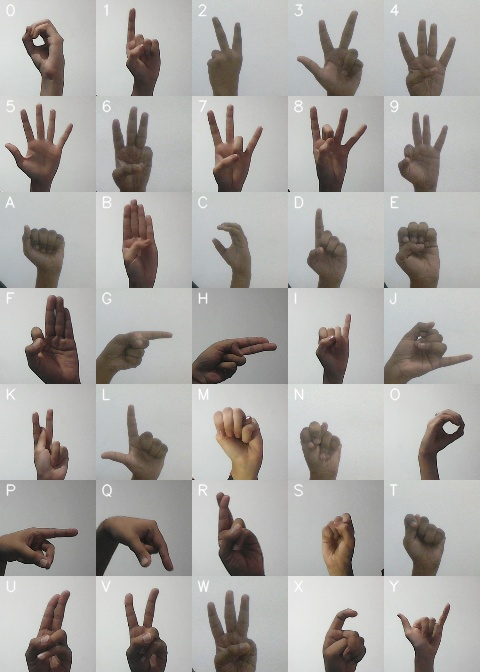
#> input picture all_gestures.jpg, 480 x 672 px; its folder holds only this picture in this run
$ python -i ImagePreprocessing.py   (imports and definitions only)
#> lines starting #> are read from the running program, lines starting #| are printed output that depends on the picture; after the words box and inside, x2 and y2 are one past the last pixel; in counts of white or black regions, pixels touching at a corner belong together
import numpy as np
import cv2
import os

minValue = 75


# image processing function to convert image to
# black and white outline using Gaussian adaptive thresholding
def func(path):
#> called with path = 'all_gestures.jpg'
    frame = cv2.imread(path)
#> frame is the input picture: shape (672, 480, 3); mean B, G, R 163.5, 166.7, 169.5

    gray = cv2.cvtColor(frame, cv2.COLOR_BGR2GRAY)
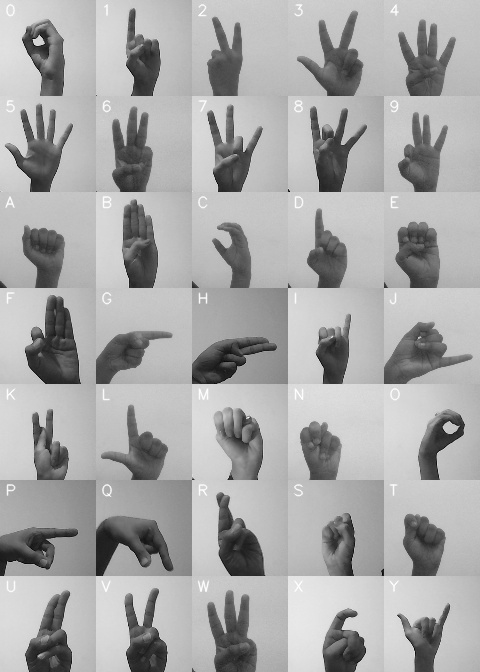
#> gray: shape (672, 480); min 2, max 255, mean 167.2
    blur = cv2.GaussianBlur(gray, (5, 5), 2)
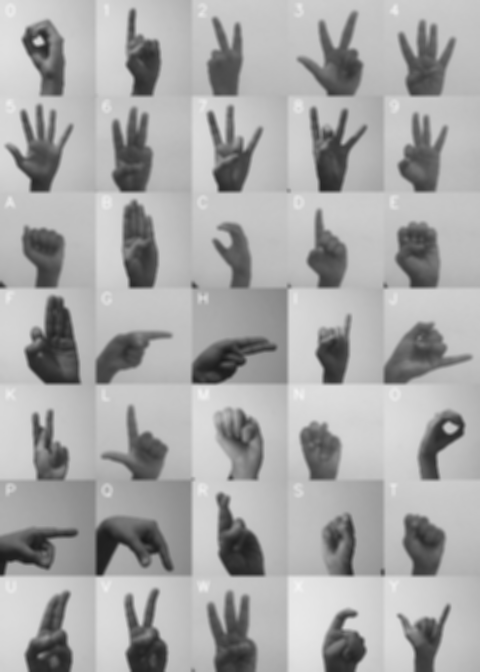
#> blur: shape (672, 480); min 25, max 244, mean 167.2

    res = cv2.adaptiveThreshold(
        blur, 255, cv2.ADAPTIVE_THRESH_GAUSSIAN_C, cv2.THRESH_BINARY, 11, 2)
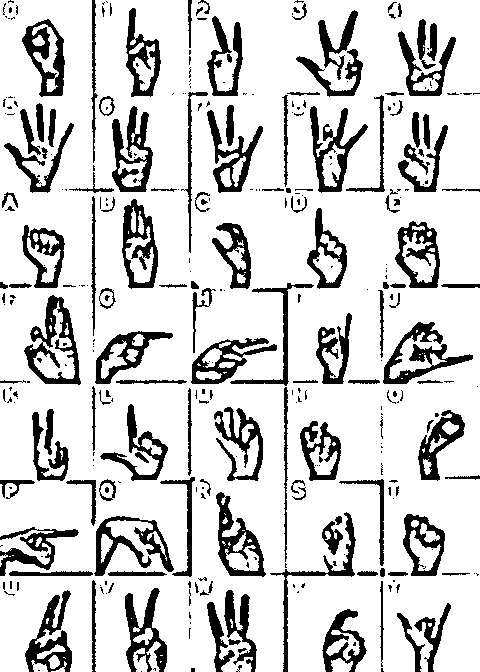
#> res: shape (672, 480); 81.5% white; 336 black regions (195 under 20 px), largest, box (x1, y1, x2, y2) and area: (24, 295, 81, 385) 1792, (383, 322, 473, 384) 1674, (112, 106, 153, 192) 1627

    return res


# Create the directory structure
# [13 lines not run here, left out]

path = "raw_data_alpha"
path0 = "raw_data_digit"
path1 = "data_alpha"
path2 = "data_digit"
a = ['label']

# [2 lines not run here, left out]


label = 0
var = 0
c1 = 0
c2 = 0

# [32 lines not run here, left out]

label1 = 0
var1 = 0
c11 = 0
c21 = 0

# [32 lines not run here, left out]

>>> result = func('all_gestures.jpg')
